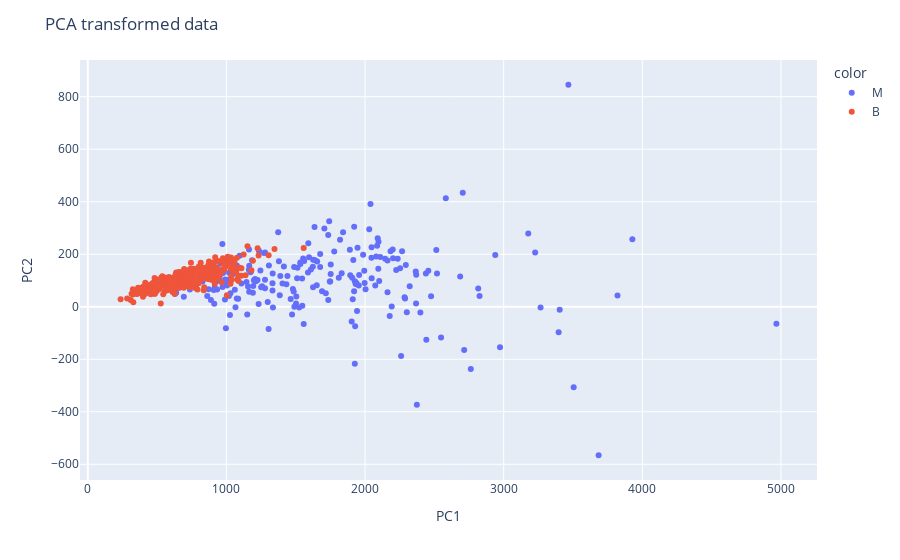

Notebook code for this chart:
### Markdown cell above
### 2.5. Visualizing Data

### Code cell
# Create a scatter plot using Plotly to visualize the PCA-transformed data.
fig = px.scatter(x=X_transformed[:,0], y=X_transformed[:,1], color=y)
fig.update_layout(
    title="PCA transformed data",
    xaxis_title="PC1",
    yaxis_title="PC2"
)
fig.show()

### Figure 1 — Plotly figure (JSON) as saved in the notebook; plotly's stock layout.template omitted (floating-point values rounded to 4 significant figures; data arrays with more than 128 entries replaced by an {"elided": "..."} marker saying what was removed)
{"data": [{"hovertemplate": "color=M<br>x=%{x}<br>y=%{y}<extra></extra>", "legendgroup": "M", "marker": {"color": "#636efa", "symbol": "circle"}, "mode": "markers", "name": "M", "orientation": "v", "showlegend": true, "type": "scatter", "x": {"elided": "212 float values"}, "xaxis": "x", "y": {"elided": "212 float values"}, "yaxis": "y"}, {"hovertemplate": "color=B<br>x=%{x}<br>y=%{y}<extra></extra>", "legendgroup": "B", "marker": {"color": "#EF553B", "symbol": "circle"}, "mode": "markers", "name": "B", "orientation": "v", "showlegend": true, "type": "scatter", "x": {"elided": "357 float values"}, "xaxis": "x", "y": {"elided": "357 float values"}, "yaxis": "y"}], "layout": {"legend": {"title": {"text": "color"}, "tracegroupgap": 0}, "margin": {"t": 60}, "title": {"text": "PCA transformed data"}, "xaxis": {"anchor": "y", "domain": [0, 1], "title": {"text": "PC1"}}, "yaxis": {"anchor": "x", "domain": [0, 1], "title": {"text": "PC2"}}}}
